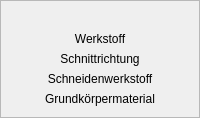
        <widget class="QFrame" name="frame_5">
         <property name="frameShape">
          <enum>QFrame::StyledPanel</enum>
         </property>
         <property name="frameShadow">
          <enum>QFrame::Raised</enum>
         </property>
         <layout class="QVBoxLayout" name="verticalLayout_2">
          <item>
           <widget class="QLabel" name="label">
            <property name="text">
             <string/>
            </property>
           </widget>
          </item>
          <item alignment="Qt::AlignHCenter">
           <widget class="QLabel" name="material_l2">
            <property name="styleSheet">
             <string notr="true"/>
            </property>
            <property name="text">
             <string>Werkstoff</string>
            </property>
            <property name="alignment">
             <set>Qt::AlignCenter</set>
            </property>
            <property name="wordWrap">
             <bool>true</bool>
            </property>
           </widget>
          </item>
          <item alignment="Qt::AlignHCenter">
           <widget class="QLabel" name="cutting_direction_l2">
            <property name="styleSheet">
             <string notr="true"/>
            </property>
            <property name="text">
             <string>Schnittrichtung</string>
            </property>
            <property name="alignment">
             <set>Qt::AlignCenter</set>
            </property>
            <property name="wordWrap">
             <bool>true</bool>
            </property>
           </widget>
          </item>
          <item alignment="Qt::AlignHCenter">
           <widget class="QLabel" name="cutting_material_l2">
            <property name="styleSheet">
             <string notr="true"/>
            </property>
            <property name="text">
             <string>Schneidenwerkstoff</string>
            </property>
            <property name="alignment">
             <set>Qt::AlignCenter</set>
            </property>
            <property name="wordWrap">
             <bool>true</bool>
            </property>
           </widget>
          </item>
          <item alignment="Qt::AlignHCenter">
           <widget class="QLabel" name="body_material_l2">
            <property name="text">
             <string>Grundkörpermaterial</string>
            </property>
            <property name="alignment">
             <set>Qt::AlignCenter</set>
            </property>
            <property name="wordWrap">
             <bool>true</bool>
            </property>
           </widget>
          </item>
         </layout>
        </widget>
